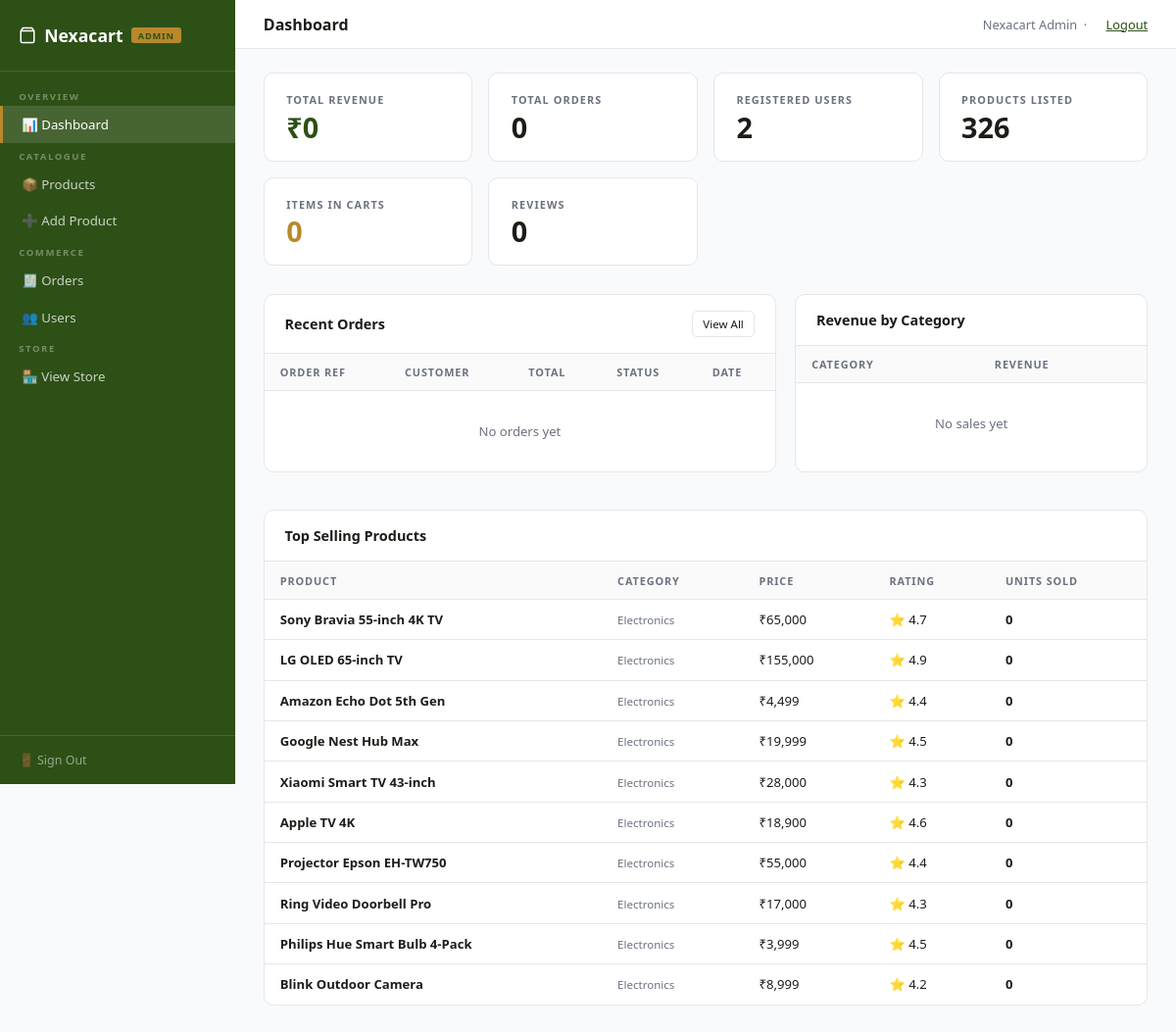
The page /admin (signed in) on the database its author committed.
### tables this page shows
CREATE TABLE products(
        id       INTEGER PRIMARY KEY AUTOINCREMENT,
        name TEXT, price REAL, category TEXT, icon TEXT, badge TEXT,
        rating REAL DEFAULT 4.0, reviews INTEGER DEFAULT 0,
        trending INTEGER DEFAULT 0, image TEXT,
        stock INTEGER DEFAULT 100,
        variants TEXT DEFAULT ''
    );

### app.py (the view)
@app.route("/admin")
@admin_required
def admin_dashboard():
    conn=get_db()
    stats={
        "users":  conn.execute("SELECT COUNT(*) FROM users").fetchone()[0],
        "products":conn.execute("SELECT COUNT(*) FROM products").fetchone()[0],
        "orders": conn.execute("SELECT COUNT(*) FROM orders").fetchone()[0],
        "revenue":conn.execute("SELECT COALESCE(SUM(total),0) FROM orders").fetchone()[0],
        "cart_items":conn.execute("SELECT COALESCE(SUM(quantity),0) FROM cart").fetchone()[0],
        "reviews":conn.execute("SELECT COUNT(*) FROM reviews").fetchone()[0],
    }
    recent_orders=conn.execute("""SELECT o.*,u.username FROM orders o
        JOIN users u ON o.user_id=u.id ORDER BY o.created_at DESC LIMIT 10""").fetchall()
    top_products=conn.execute("""SELECT p.name,p.category,p.price,p.rating,
        COALESCE(SUM(oi.quantity),0) as sold
        FROM products p LEFT JOIN order_items oi ON p.id=oi.product_id
        GROUP BY p.id ORDER BY sold DESC LIMIT 10""").fetchall()
    cat_revenue=conn.execute("""SELECT p.category, COUNT(oi.id) as items, COALESCE(SUM(oi.price*oi.quantity),0) as rev
        FROM order_items oi JOIN products p ON oi.product_id=p.id
        GROUP BY p.category ORDER BY rev DESC LIMIT 8""").fetchall()
    conn.close()
    return render_template("admin_dashboard.html",stats=stats,
        recent_orders=recent_orders,top_products=top_products,cat_revenue=cat_revenue)

### app.py (called while the page is built)
@app.context_processor
def inject_globals():
    from datetime import datetime
    return dict(get_img=get_product_image, get_imgs=get_product_images, current_year=datetime.now().year)

@app.after_request
def add_security_headers(resp):
    resp.headers['X-Content-Type-Options'] = 'nosniff'
    resp.headers['X-Frame-Options']        = 'SAMEORIGIN'
    resp.headers['X-XSS-Protection']       = '1; mode=block'
    resp.headers['Referrer-Policy']        = 'strict-origin-when-cross-origin'
    return resp

def admin_required(f):
    @wraps(f)
    def decorated(*a,**kw):
        if not session.get("is_admin"): return redirect(url_for("admin_login"))
        return f(*a,**kw)
    return decorated

def get_db():
    conn = sqlite3.connect(DATABASE)
    conn.row_factory = sqlite3.Row
    return conn

### templates/admin_dashboard.html (shortened to what this page needs)
{% extends "admin_base.html" %}
{% block page_title %}Dashboard{% endblock %}
{% block content %}
<div class="stat-grid">
  <div class="stat-card green"><div class="stat-label">Total Revenue</div><div class="stat-value">₹{{ "{:,.0f}".format(stats.revenue) }}</div></div>
  <div class="stat-card"><div class="stat-label">Total Orders</div><div class="stat-value">{{ stats.orders }}</div></div>
  <div class="stat-card"><div class="stat-label">Registered Users</div><div class="stat-value">{{ stats.users }}</div></div>
  <div class="stat-card"><div class="stat-label">Products Listed</div><div class="stat-value">{{ stats.products }}</div></div>
  <div class="stat-card gold"><div class="stat-label">Items in Carts</div><div class="stat-value">{{ stats.cart_items }}</div></div>
  <div class="stat-card"><div class="stat-label">Reviews</div><div class="stat-value">{{ stats.reviews }}</div></div>
</div>
<div style="display:grid;grid-template-columns:1fr 360px;gap:1.2rem">
<div class="card">
  <div class="card-hdr"><h3>Recent Orders</h3><a href="{{ url_for('admin_orders') }}" class="btn btn-outline btn-sm">View All</a></div>
  <table>
    <tr><th>Order Ref</th><th>Customer</th><th>Total</th><th>Status</th><th>Date</th></tr>
    {% for o in recent_orders %}
    <tr>
      <td><strong>{{ o.order_ref }}</strong></td>
      <td>{{ o.username }}</td>
      <td>₹{{ "{:,.0f}".format(o.total) }}</td>
      <td><span class="badge-status status-{{ o.status|lower }}">{{ o.status }}</span></td>
      <td>{{ o.created_at[:10] }}</td>
    </tr>
    {% else %}<tr><td colspan="5" style="text-align:center;color:#6b7280;padding:2rem">No orders yet</td></tr>
    {% endfor %}
  </table>
</div>
<div class="card">
  <div class="card-hdr"><h3>Revenue by Category</h3></div>
  <table>
    <tr><th>Category</th><th>Revenue</th></tr>
    {% for c in cat_revenue %}
    <tr>
      <td style="font-size:.78rem">{{ c.category[:22] }}</td>
      <td>₹{{ "{:,.0f}".format(c.rev) }}</td>
    </tr>
    {% else %}<tr><td colspan="2" style="text-align:center;color:#6b7280;padding:2rem">No sales yet</td></tr>
    {% endfor %}
  </table>
</div>
</div>
<div class="card" style="margin-top:1.2rem">
  <div class="card-hdr"><h3>Top Selling Products</h3></div>
  <table>
    <tr><th>Product</th><th>Category</th><th>Price</th><th>Rating</th><th>Units Sold</th></tr>
    {% for p in top_products %}
    <tr>
      <td><strong>{{ p.name[:40] }}</strong></td>
      <td><span style="font-size:.72rem;color:#6b7280">{{ p.category }}</span></td>
      <td>₹{{ "{:,.0f}".format(p.price) }}</td>
      <td>⭐ {{ p.rating }}</td>
      <td><strong>{{ p.sold }}</strong></td>
    </tr>
    {% endfor %}
  </table>
</div>
{% endblock %}

### templates/admin_base.html (style rules this page uses)
* { box-sizing:border-box;margin:0;padding:0 }
:root { --forest:#2d5016;--moss:#4a7c2b;--gold:#b8882a;--ink:#1c1c18;--muted:#6b7280;--border:#e5e7eb;--bg:#f8fafc;--sidebar:240px }
body { font-family:system-ui,sans-serif;background:var(--bg);color:var(--ink);display:flex;min-height:100vh }
.stat-grid { display:grid;grid-template-columns:repeat(auto-fill,minmax(170px,1fr));gap:1rem;margin-bottom:1.8rem }
.stat-card { background:#fff;border:1px solid var(--border);border-radius:10px;padding:1.2rem 1.4rem }
.stat-label { font-size:.68rem;font-weight:600;letter-spacing:.1em;text-transform:uppercase;color:var(--muted);margin-bottom:.4rem }
.stat-value { font-size:1.8rem;font-weight:700;color:var(--ink);line-height:1 }
.stat-card.green .stat-value { color:var(--forest) }
.stat-card.gold .stat-value { color:var(--gold) }
.card { background:#fff;border:1px solid var(--border);border-radius:10px;margin-bottom:1.2rem }
.card-hdr { padding:1rem 1.3rem;border-bottom:1px solid var(--border);display:flex;align-items:center;justify-content:space-between }
.card-hdr h3 { font-size:.9rem;font-weight:600 }
table { width:100%;border-collapse:collapse;font-size:.82rem }
th { padding:.7rem 1rem;text-align:left;font-size:.68rem;font-weight:600;letter-spacing:.08em;text-transform:uppercase;color:var(--muted);border-bottom:1px solid var(--border);background:#fafafa }
td { padding:.7rem 1rem;border-bottom:1px solid var(--border);color:var(--ink);vertical-align:middle }
tr:last-child td { border-bottom:none }
.btn { display:inline-flex;align-items:center;gap:.3rem;padding:.45rem .9rem;border-radius:5px;font-size:.78rem;font-weight:500;border:none;cursor:pointer;text-decoration:none;transition:all .15s }
.btn-sm { padding:.3rem .65rem;font-size:.72rem }
.btn-outline { background:#fff;border:1.5px solid var(--border);color:var(--ink) }

### rows shown on the page
products: name "Sony Bravia 55-inch 4K TV", category "Electronics", price "65,000", rating "4.7", sold "0"
products: name "LG OLED 65-inch TV", category "Electronics", price "155,000", rating "4.9", sold "0"
products: name "Amazon Echo Dot 5th Gen", category "Electronics", price "4,499", rating "4.4", sold "0"
products: name "Google Nest Hub Max", category "Electronics", price "19,999", rating "4.5", sold "0"
products: name "Xiaomi Smart TV 43-inch", category "Electronics", price "28,000", rating "4.3", sold "0"
products: name "Apple TV 4K", category "Electronics", price "18,900", rating "4.6", sold "0"
products: name "Projector Epson EH-TW750", category "Electronics", price "55,000", rating "4.4", sold "0"
products: name "Ring Video Doorbell Pro", category "Electronics", price "17,000", rating "4.3", sold "0"
products: name "Philips Hue Smart Bulb 4-Pack", category "Electronics", price "3,999", rating "4.5", sold "0"
products: name "Blink Outdoor Camera", category "Electronics", price "8,999", rating "4.2", sold "0"

### other values the page prints
{{ "{:,.0f}".format(stats.revenue) }} "0"
{{ stats.orders }} "0"
{{ stats.users }} "2"
{{ stats.products }} "326"
{{ stats.cart_items }} "0"
{{ stats.reviews }} "0"
